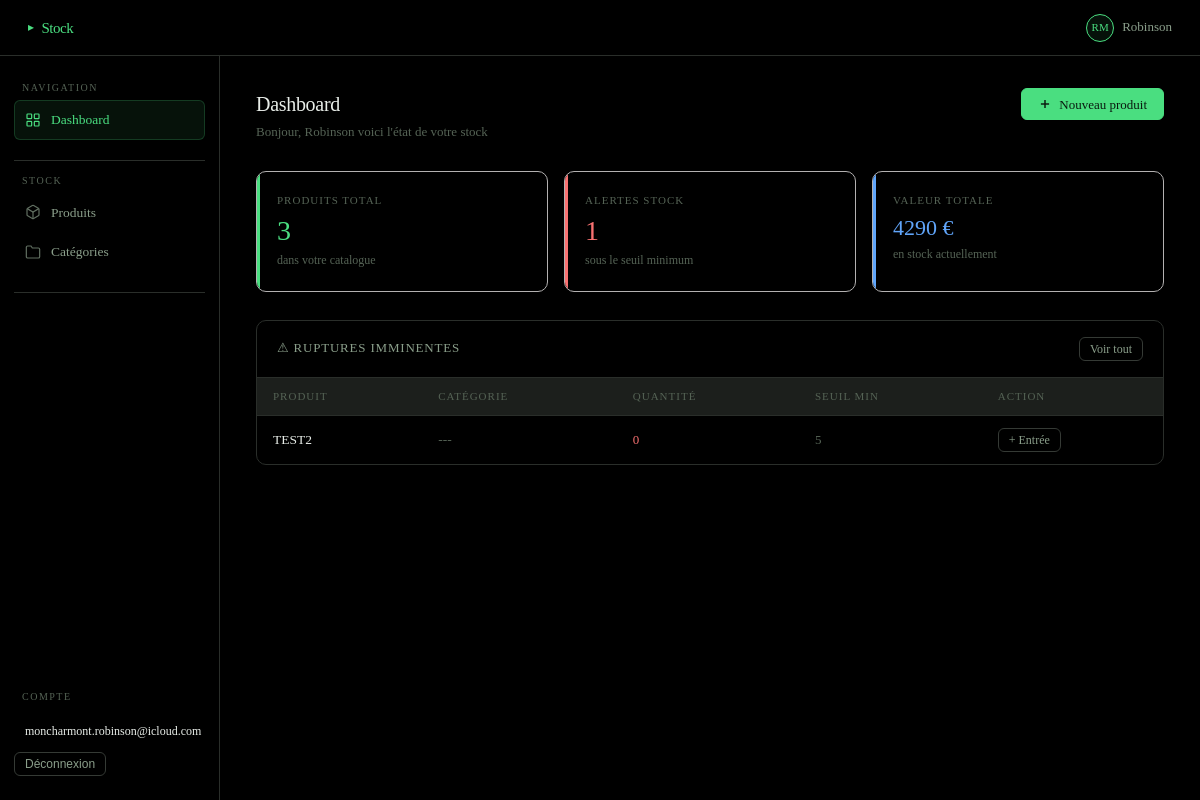
The app's page /accueil/ (signed in), older data.
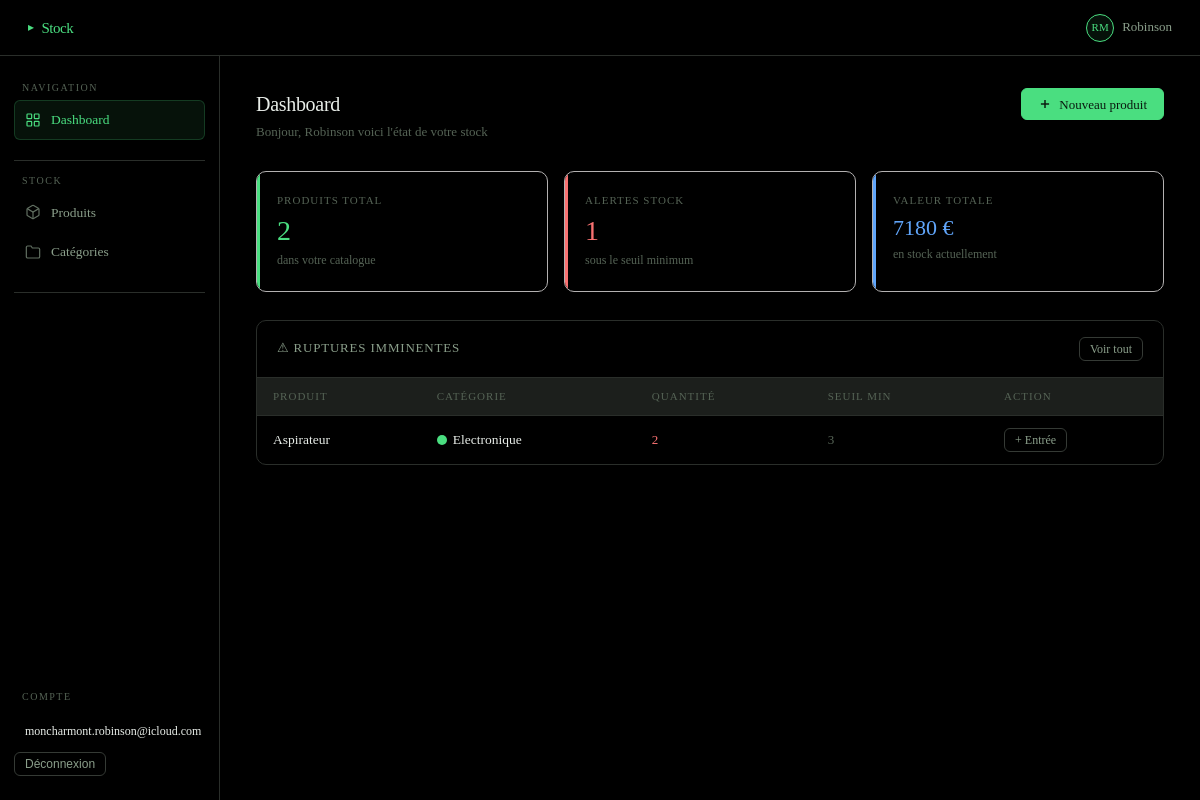
The same page, newer data.
### members/models.py (models this page shows, shortened)
class Product(models.Model):
    user      = models.ForeignKey(User, on_delete=models.CASCADE, related_name="products")
    category  = models.ForeignKey(Category, on_delete=models.SET_NULL, null=True, blank=True, related_name="products")
    name      = models.CharField(max_length=255)
    quantity  = models.PositiveIntegerField(default=0)
    min_alert = models.PositiveIntegerField(default=5)   # seuil d'alerte rupture
    price     = models.DecimalField(max_digits=10, decimal_places=2, default=0)
    created_at = models.DateTimeField(auto_now_add=True)
    class Meta:
        ordering = ["name"]

class Category(models.Model):
    user  = models.ForeignKey(User, on_delete=models.CASCADE, related_name="categories")
    name  = models.CharField(max_length=100)
    color = models.CharField(max_length=7, default="#6366f1")  # couleur hex pour le dashboard
    class Meta:
        ordering            = ["name"]
        verbose_name_plural = "categories"

### members/views.py (the view)
# urls.py: path("accueil/",        views.accueil,         name="accueil"),
@login_required(login_url="login")
def accueil(request):
    products  = Product.objects.filter(user=request.user)
    low_stock = products.filter(quantity__lte=F("min_alert"))
    context = {
        "total_products"  : products.count(),
        "low_stock_count" : low_stock.count(),
        "low_stock"       : low_stock[:5],
        "total_value"     : products.aggregate(
                                v=Sum(F("quantity") * F("price"))
                            )["v"] or 0,
    }
    return render(request, "accueil.html", context)

### templates/accueil.html (shortened to what this page needs)
{% extends "base.html" %}
{% block content %}
<div class="page-header">
  <div>
    <div class="page-title">Dashboard</div>
    <div class="page-subtitle">Bonjour, {{ user.first_name }} voici l'état de votre stock</div>
  </div>
  <a href="{% url 'product_create' %}" class="btn btn-primary">
    <svg width="14" height="14" viewBox="0 0 24 24" fill="none" stroke="currentColor" stroke-width="2.5">
      <line x1="12" y1="5" x2="12" y2="19"/><line x1="5" y1="12" x2="19" y2="12"/>
    </svg>
    Nouveau produit
  </a>
</div>
<div class="stats-grid">
  <div class="stat-card green">
    <div class="stat-label">Produits total</div>
    <div class="stat-value">{{ total_products }}</div>
    <div class="stat-desc">dans votre catalogue</div>
  </div>
  <div class="stat-card {% if low_stock_count > 0 %}red{% else %}green{% endif %}">
    <div class="stat-label">Alertes stock</div>
    <div class="stat-value">{{ low_stock_count }}</div>
    <div class="stat-desc">sous le seuil minimum</div>
  </div>
  <div class="stat-card blue">
    <div class="stat-label">Valeur totale</div>
    <div class="stat-value" style="font-size:22px;">{{ total_value|floatformat:0 }} €</div>
    <div class="stat-desc">en stock actuellement</div>
  </div>
</div>
{% if low_stock %}
<div class="card mb-6">
  <div class="card-header">
    <span class="card-title">⚠ Ruptures imminentes</span>
    <a href="{% url 'product_list' %}" class="btn btn-outline btn-sm">Voir tout</a>
  </div>
  <div class="table-wrap" style="border:none; border-radius:0;">
    <table>
      <thead>
        <tr>
          <th>Produit</th>
          <th>Catégorie</th>
          <th>Quantité</th>
          <th>Seuil min</th>
          <th>Action</th>
        </tr>
      </thead>
      <tbody>
        {% for product in low_stock %}
        <tr>
          <td>{{ product.name }}</td>
          <td>
            {% if product.category %}
              <span style="display:inline-flex; align-items:center; gap:6px;">
                <span class="color-dot" style="background:{{ product.category.color }}"></span>
                {{ product.category.name }}
              </span>
            {% else %}
              <span class="text-muted">---</span>
            {% endif %}
          </td>
          <td class="mono"><span class="text-danger">{{ product.quantity }}</span></td>
          <td class="mono text-muted">{{ product.min_alert }}</td>
          <td>
            <a href="{% url 'movement_create' product.pk %}" class="btn btn-outline btn-sm">
              + Entrée
            </a>
          </td>
        </tr>
        {% endfor %}
      </tbody>
    </table>
  </div>
</div>
{% endif %}
{% endblock %}

Row changes from the older to the newer data that the page shows:
removed Product: name "TEST2", quantity "0", min_alert "5"
added Product: name "Aspirateur", category.name "Electronique", quantity "2", min_alert "3"
Text that changed along with them:
{{ total_products }}: "3" → "2"
{{ total_value|floatformat:0 }}: "4290" → "7180"
